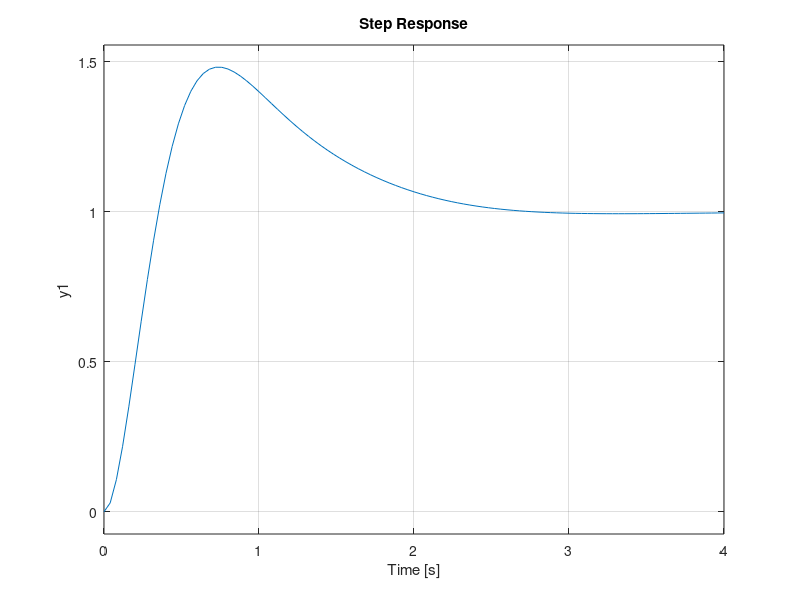
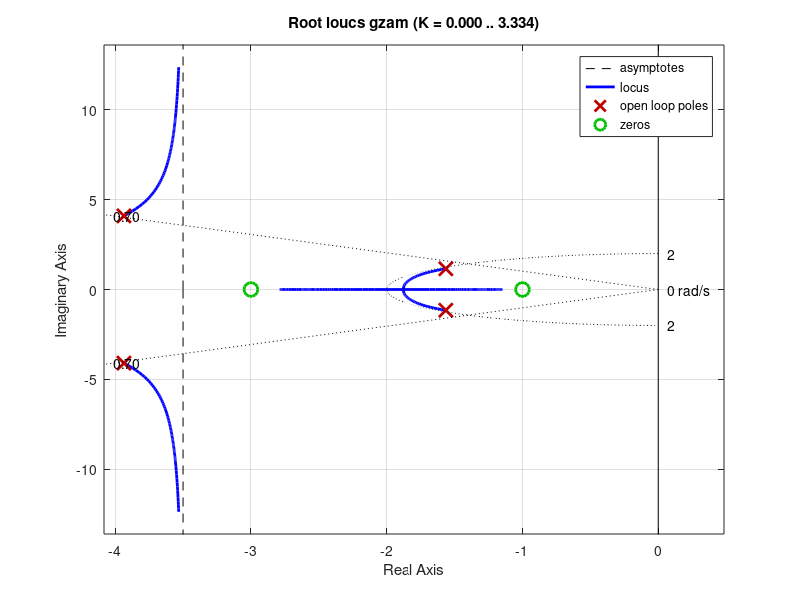

Here is the MATLAB script that generated these plots, in order:
%K(s + l)(s + 3)/s(s - 1)(s + 4)(s + 8) 

g = zpk([-1 -3],[0 1 -4 -8], 40.7)

gzam = feedback(g, 1);
step(gzam)
figure;
rlocus(gzam)

sgrid(0.7, 2)


